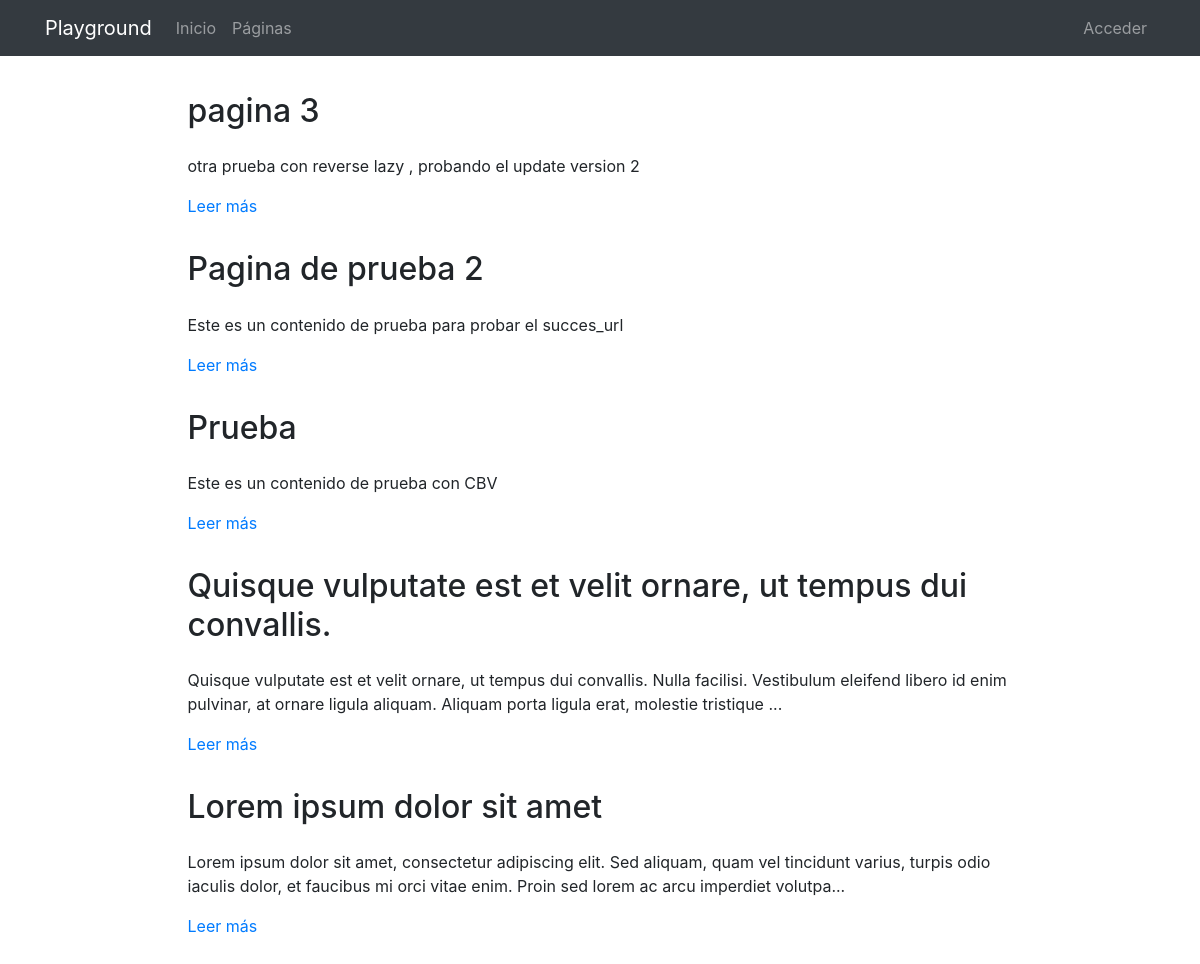
Page /pages/ on the earlier database version.
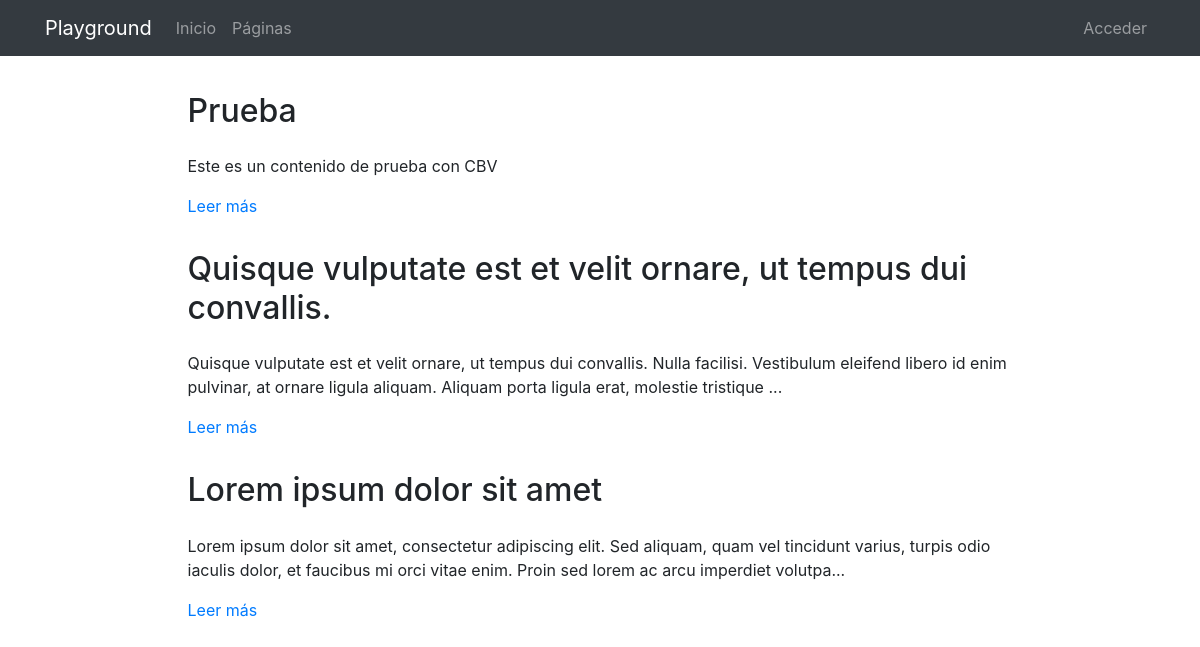
Same page on the later database version.
### pages/models.py (models this page shows, shortened)
class Page(models.Model):
    title = models.CharField(verbose_name="Título", max_length=200)
    content = RichTextField(verbose_name="Contenido")
    order = models.SmallIntegerField(verbose_name="Orden", default=0)
    created = models.DateTimeField(auto_now_add=True, verbose_name="Fecha de creación")
    updated = models.DateTimeField(auto_now=True, verbose_name="Fecha de edición")
    class Meta:
        verbose_name = "página"
        verbose_name_plural = "páginas"
        ordering = ['order', 'title']

### pages/views.py (the view)
# urls.py: path('', PageListView.as_view(), name='pages'),
class PageListView(ListView):
    model = Page

### pages/templates/pages/page_list.html (shortened to what this page needs)
{% extends 'core/base.html' %}
{% load static %}
{% block content %}
{% include 'pages/includes/pages_menu.html' %}
<main role="main">
  <div class="container mb-4">
    {% for page in page_list|dictsort:"id" reversed %}
      <div class="row mt-3">
        <div class="col-md-9 mx-auto">
          <h2 class="mb-4">{{page.title}}</h2>
          <div>
            <p>{{page.content|striptags|safe|truncatechars:"200"}}</p>
            <p><a href="{% url 'pages:page' page.id page.title|slugify %}">Leer más</a>
            </p>
          </div>
        </div>
      </div>
    {% endfor %}
  </div>
</main>
{% endblock %}

### core/templates/core/base.html (shortened to what this page needs)
<!DOCTYPE html>
<html lang="es">
  <head>
    {% load static %}
    <link href="{% static 'core/vendor/bootstrap/css/bootstrap.min.css' %}" rel="stylesheet">
    <link href="{% static 'core/vendor/font-awesome/css/font-awesome.min.css' %}" rel="stylesheet" type="text/css">
    <link href="{% static 'core/css/main.css' %}" rel="stylesheet">
  </head>
  <body>
    <body>
      <nav class="navbar navbar-expand-lg navbar-dark bg-dark">
        <div class="container">
          <a class="navbar-brand" href="{% url 'home' %}">Playground</a>
          <div class="collapse navbar-collapse" id="ned">
            <ul class="navbar-nav mr-auto">
              <li class="nav-item">
                <a class="nav-link" href="{% url 'home' %}">Inicio</a>
              </li>
              <li class="nav-item">
                <a class="nav-link" href="{% url 'pages:pages' %}">Páginas</a>
              </li>
            </ul>
            <ul class="navbar-nav">
              <li class="nav-item">
                <a class="nav-link" href="/admin/">
                  {% if request.user.is_staff %}Admin{% else %}Acceder{% endif %}
                </a>
              </li>
            </ul>
          </div>
        </div>
      </nav>
      {% block content %}{% endblock %}
  </body>
</html>

### pages/templates/pages/includes/pages_menu.html (shortened to what this page needs)
{% load static %}
<link href="{% static 'pages/css/custom_ckeditor.css' %}" rel="stylesheet">

### core/static/core/css/main.css (style rules this page uses)
main { padding-top: 20px; }
:root { --jumbotron-padding-y: 3rem; }

Differences in the rows shown:
removed Page: title "pagina 3", content "otra prueba con reverse lazy , probando el update version 2"
removed Page: title "Pagina de prueba 2", content "Este es un contenido de prueba para probar el succes_url"
